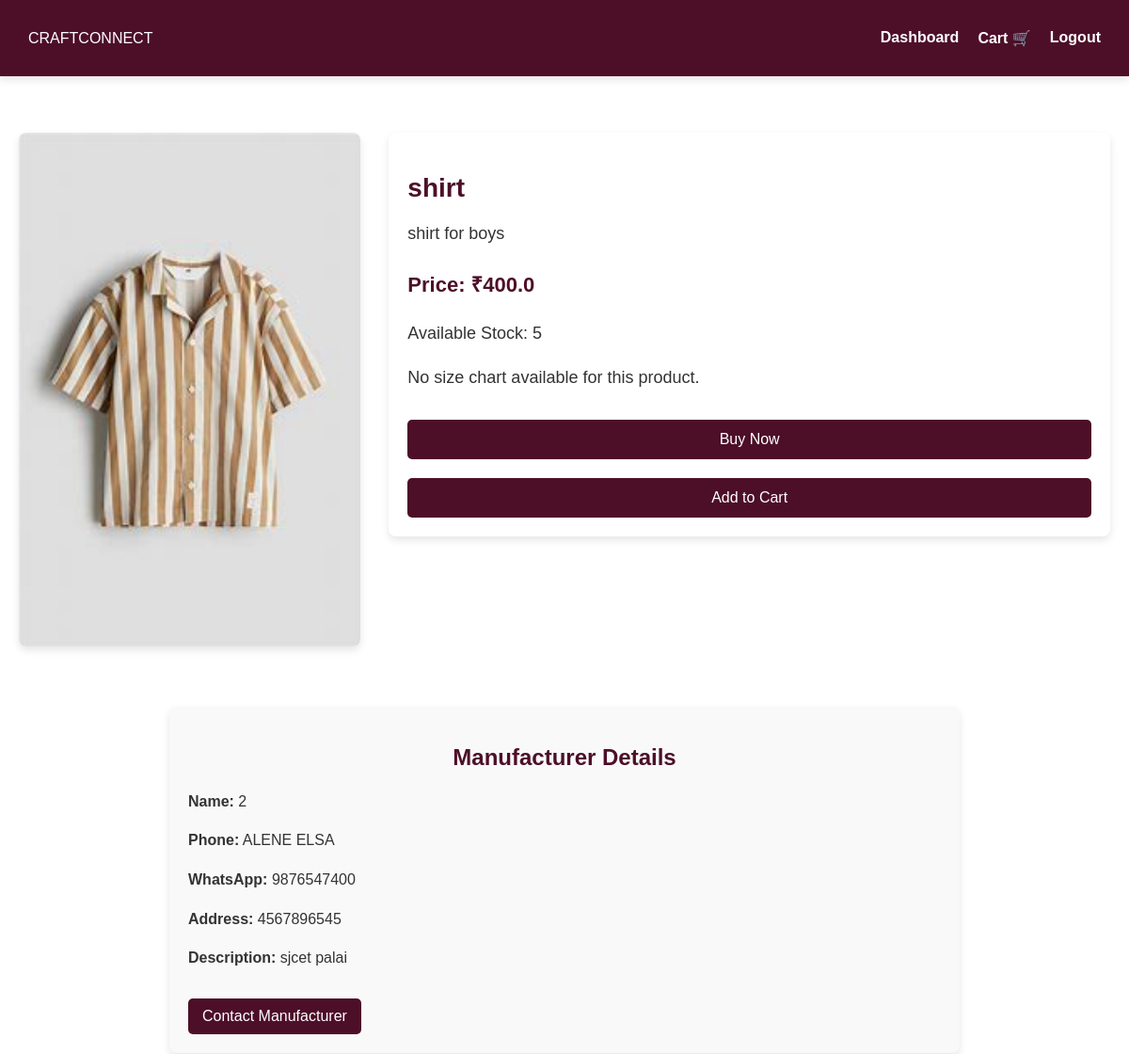
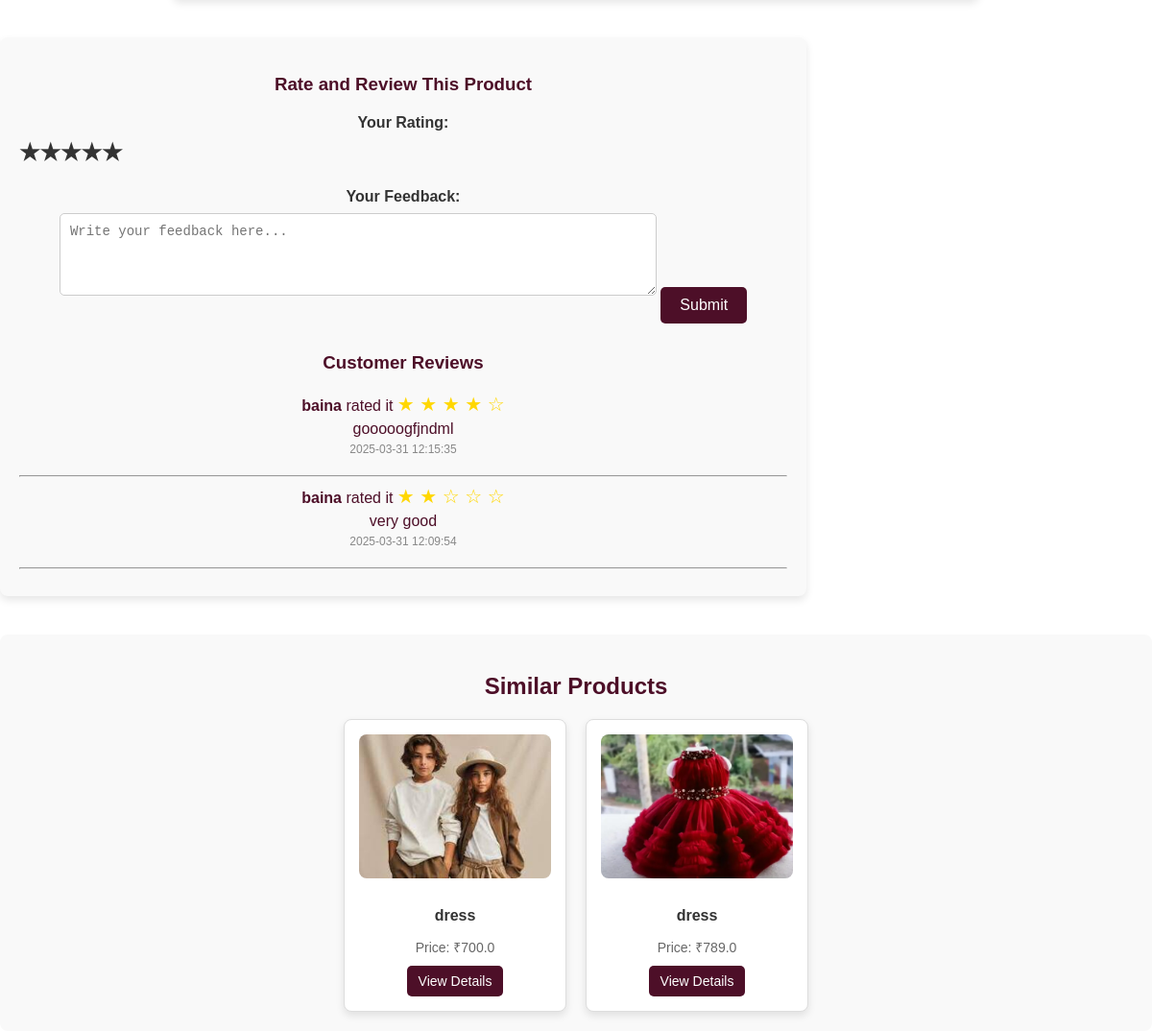
The page /product_details/3 (signed in) on the database its author committed (2 pictures, top to bottom).
### tables this page shows
CREATE TABLE products (
            id INTEGER PRIMARY KEY AUTOINCREMENT,
            name TEXT NOT NULL,
            description TEXT NOT NULL,
            price REAL NOT NULL,
            image TEXT NOT NULL,
            manufacturer_id INTEGER, approved INTEGER DEFAULT 0, category TEXT, stock_limit INTEGER DEFAULT NULL, size_chart TEXT,
            FOREIGN KEY (manufacturer_id) REFERENCES users (id)
        );

CREATE TABLE users (
            id INTEGER PRIMARY KEY AUTOINCREMENT,
            name TEXT NOT NULL,
            email TEXT UNIQUE NOT NULL,
            password TEXT NOT NULL,
            user_type TEXT NOT NULL,
            profile_pic TEXT DEFAULT 'default_profile.jpg'
        , phone TEXT, whatsapp TEXT, address TEXT, description TEXT, username TEXT);

CREATE TABLE product_reviews (
            id INTEGER PRIMARY KEY AUTOINCREMENT,
            product_id INTEGER NOT NULL,
            user_id INTEGER NOT NULL,
            rating INTEGER NOT NULL,
            feedback TEXT NOT NULL,
            timestamp DATETIME DEFAULT CURRENT_TIMESTAMP,
            FOREIGN KEY (product_id) REFERENCES products (id),
            FOREIGN KEY (user_id) REFERENCES users (id)
        );

### app.py (the view)
@app.route('/product_details/<int:product_id>')
def product_details(product_id):
    conn = sqlite3.connect("craftconnect.db")
    conn.row_factory = sqlite3.Row
    cursor = conn.cursor()
    cursor.execute("""
        SELECT p.id, p.name, p.description, p.price, p.image, p.category, p.stock_limit, p.size_chart,
               m.id AS manufacturer_id, m.name AS manufacturer_name, m.phone, m.whatsapp, m.address,
               m.description AS manufacturer_description
        FROM products p
        JOIN users m ON p.manufacturer_id = m.id
        WHERE p.id = ?
    """, (product_id,))
    product = cursor.fetchone()
    if not product:
        conn.close()
        flash("Product not found.", "danger")
        return redirect(url_for("browse_products"))
    cursor.execute("""
        SELECT id, name, price, image
        FROM products
        WHERE category = ? AND id != ?
        LIMIT 4
    """, (product["category"], product_id))
    similar_products = cursor.fetchall()
    cursor.execute("""
        SELECT r.rating, r.feedback, r.timestamp, u.name AS user_name
        FROM product_reviews r
        JOIN users u ON r.user_id = u.id
        WHERE r.product_id = ?
        ORDER BY r.timestamp DESC
    """, (product_id,))
    reviews = cursor.fetchall()
    conn.close()
    return render_template("product_details.html", product=product, similar_products=similar_products, reviews=reviews)

### templates/product_details.html (shortened to what this page needs)
<!DOCTYPE html>
<html lang="en">
<head>
    <link rel="stylesheet" href="{{ url_for('static', filename='css/styles.css') }}">
</head>
<body>
    <nav class="navbar">
        <div class="logo">CRAFTCONNECT</div>
        <ul class="nav-links">
            <li><a href="{{ url_for('customer_dashboard') }}">Dashboard</a></li>
            <li><a href="{{ url_for('cart') }}">Cart 🛒</a></li>
            <li><a href="{{ url_for('logout') }}">Logout</a></li>
        </ul>
    </nav>
    <section class="product-details-container">
        <div class="product-image">
            <img src="{{ url_for('static', filename='uploads/' + product[4]) }}" alt="{{ product[1] }}">
        </div>
        <div class="product-details">
            <h1>{{ product[1] }}</h1>
            <p>{{ product[2] }}</p>
            <p class="price">Price: ₹{{ product[3] }}</p>
            <p class="stock">
                {% if product[6] %}
                    Available Stock: {{ product[6] }}
                {% else %}
                    Stock: Unlimited
                {% endif %}
            </p>
            {% if product[5] == 'Clothing' %}
            {% if product[7] %}
                <button class="size-chart-button" onclick="openModal()">View Size Chart</button>
                <div id="sizeChartModal" class="modal">
                  <div class="modal-content">
                    <span class="close" onclick="closeModal()">&times;</span>
                    <img src="{{ url_for('static', filename='uploads/' + product[7]) }}" alt="Size Chart" class="size-chart-image">
                  </div>
                </div>
            {% else %}
                    <p>No size chart available for this product.</p>
            {% endif %}
            <form action="{{ url_for('order_page', product_id=product[0]) }}" method="POST">
                <button type="submit" class="button buy-now">Buy Now</button>
            </form>
            <button class="button">Add to Cart</button>
            {% endif %}
        </div>
    </section>
    <section class="manufacturer-details-container">
        <h2>Manufacturer Details</h2>
        <p><strong>Name:</strong> {{ product[8] }}</p>
        <p><strong>Phone:</strong> {{ product[9] }}</p>
        <p><strong>WhatsApp:</strong> {{ product[10] }}</p>
        <p><strong>Address:</strong> {{ product[11] }}</p>
        <p><strong>Description:</strong> {{ product[12] }}</p>
        <a href="{{ url_for('contact_manufacturer', product_id=product[0], manufacturer_id=product[8], customer_id=session['user_id']) }}" class="contact-manufacturer-btn">
          Contact Manufacturer
        </a>
    </section>
    <section class="product-rating-feedback">
        <h3>Rate and Review This Product</h3>
        <form method="POST" action="{{ url_for('submit_rating', product_id=product['id']) }}">
            <label for="rating">Your Rating:</label>
            <div class="star-rating">
                <label for="star5" title="5 stars">&#9733;</label>
                <label for="star4" title="4 stars">&#9733;</label>
                <label for="star3" title="3 stars">&#9733;</label>
                <label for="star2" title="2 stars">&#9733;</label>
                <label for="star1" title="1 star">&#9733;</label>
            </div>
            <label for="feedback">Your Feedback:</label>
            <textarea id="feedback" name="feedback" rows="4" placeholder="Write your feedback here..." required></textarea>
            <button type="submit" class="submit-feedback-btn">Submit</button>
        </form>
        <div class="existing-reviews">
            <h3>Customer Reviews</h3>
            {% if reviews %}
                {% for review in reviews %}
                <div class="review">
                    <p><strong>{{ review['user_name'] }}</strong> rated it
                        <span class="stars">
                            {% for i in range(review['rating']) %}
                                &#9733;
                            {% endfor %}
                            {% for i in range(5 - review['rating']) %}
                                &#9734;
                            {% endfor %}
                        </span>
                    </p>
                    <p>{{ review['feedback'] }}</p>
                    <p class="review-date">{{ review['timestamp'] }}</p>
                </div>
                <hr>
                {% endfor %}
            {% else %}
                <p>No reviews yet. Be the first to review this product!</p>
            {% endif %}
        </div>
    </section>
    <section class="similar-products">
        <h2>Similar Products</h2>
        <div class="product-grid">
            {% for similar_product in similar_products %}
            <div class="product-card">
                <img src="{{ url_for('static', filename='uploads/' + similar_product[3]) }}" alt="{{ similar_product[1] }}">
                <h3>{{ similar_product[1] }}</h3>
                <p>Price: ₹{{ similar_product[2] }}</p>
                <a href="{{ url_for('product_details', product_id=similar_product[0]) }}" class="view-details-btn">View Details</a>
            </div>
            {% endfor %}
        </div>
    </section>
</body>
</html>

### rows shown on the page
products: image+name (picture), name "shirt", description "shirt for boys", price "400.0", stock_limit "5"
users: id "2", name "ALENE ELSA", phone "9876547400", whatsapp "4567896545", address "sjcet palai"
product_reviews: user_name "baina", rating 4 (drawn), feedback "gooooogfjndml", timestamp "2025-03-31 12:15:35"
product_reviews: user_name "baina", rating 2 (drawn), feedback "very good", timestamp "2025-03-31 12:09:54"
products: image (picture), name "dress", price "700.0"
products: image (picture), name "dress", price "789.0"
